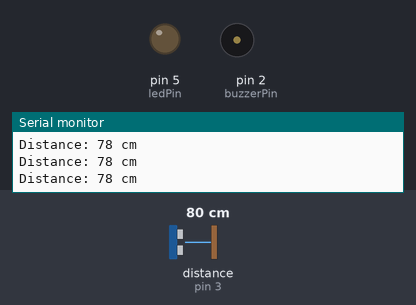
A sketch run on a simulated Arduino Uno, built with avr-gcc and run on an emulated ATmega328P. On the bench: output pins drawn as LEDs (lit = HIGH), buzzer (waves = sounding), the last lines printed to the serial monitor. Wiring (inferred from the names in the program): ultrasonic range finder: trigger pin 4; echo pin 3. Inputs (shaded band) come from the test bench; at power-on: distance to the obstacle (sensor on pin 3) 80 cm. The echo pulse lasts 58.3 µs per cm; pins used as bus, display or sensor lines are not drawn.

Above: at 1.2 s.
1.3 s: distance to the obstacle (sensor on pin 3) set to 18 cm
2.8 s: distance to the obstacle (sensor on pin 3) set to 14 cm
At 3.3 s:
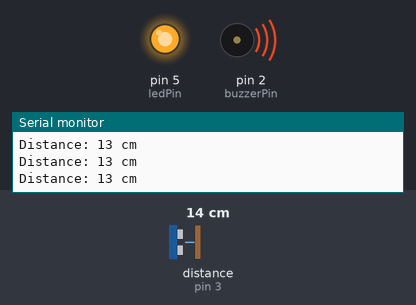
4.3 s: distance to the obstacle (sensor on pin 3) set to 35 cm
At 5.3 s:
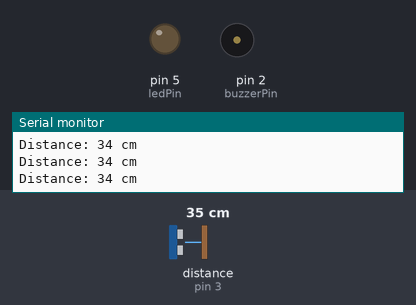
5.8 s: distance to the obstacle (sensor on pin 3) set to 12 cm
At 6.7 s:
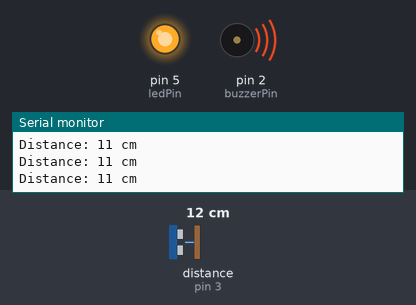
Timing chart, 0 to 8.3 s (numbered marks = the images above; inputs shaded):
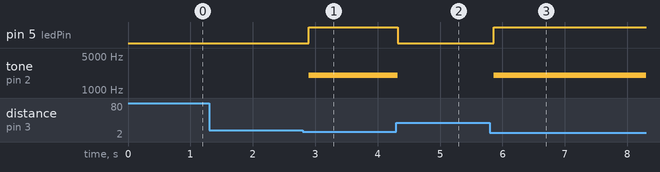

The sketch:

Slave_code.ino
```cpp
// defines pins numbers
const int trigPin = 4;
const int echoPin = 3;
const int buzzerPin = 2;  // Buzzer connected to pin 3
const int ledPin = 5;     // LED connected to pin 2

// defines variables
long duration;
int distance;

void setup() {
  pinMode(trigPin, OUTPUT);  // Sets the trigPin as an Output
  pinMode(echoPin, INPUT);   // Sets the echoPin as an Input
  pinMode(ledPin, OUTPUT);   // Sets the ledPin as an Output
  Serial.begin(9600);        // Starts the serial communication
}

void loop() {
  // Clears the trigPin
  digitalWrite(trigPin, LOW);
  delayMicroseconds(2);

  // Sets the trigPin on HIGH state for 10 microseconds
  digitalWrite(trigPin, HIGH);
  delayMicroseconds(10);
  digitalWrite(trigPin, LOW);

  // Reads the echoPin, returns the sound wave travel time in microseconds
  duration = pulseIn(echoPin, HIGH);

  // Calculating the distance
  distance = duration * 0.034 / 2; // Speed of sound is 0.034 cm/µs

  // Prints the distance on the Serial Monitor
  Serial.print("Distance: ");
  Serial.print(distance);
  Serial.println(" cm");

  // Check if the distance is <= 15 cm
  if (distance <= 15) {
    digitalWrite(ledPin, HIGH);  // Turn on the LED
    tone(buzzerPin, 2000);       // Play a tone at 1000 Hz
  } else {
    digitalWrite(ledPin, LOW);   // Turn off the LED
    noTone(buzzerPin);           // Stop the tone
  }

  delay(100); // Wait for a short duration before the next measurement
}
```

Measured:
- the behaviour switches between 17 and 16 cm on distance to the obstacle (sensor on pin 3) (found by bisection; images 0 and 1)
- after the input at 2.8 s, pin 5 (ledPin): LOW → HIGH after 0.10 s; tone on pin 2 (buzzerPin): silent → 2000 Hz after 0.10 s
- after the input at 4.3 s, pin 5 (ledPin): HIGH → LOW at once; tone on pin 2 (buzzerPin): 2000 Hz → silent at once
- after the input at 5.8 s, pin 5 (ledPin): LOW → HIGH after 0.06 s; tone on pin 2 (buzzerPin): silent → 2000 Hz after 0.06 s
